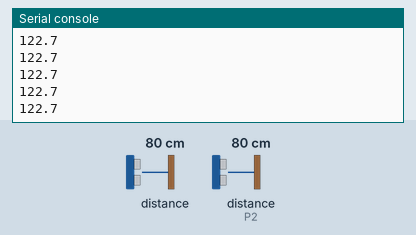
Simulated run of this program. Board: BBC micro:bit (MakeCode). Shown: the last lines printed to the serial console. The test bench sets the inputs (shaded band); at power-on: distance to the obstacle 80 cm, distance to the obstacle (sensor on P2) 80 cm. The echo pulse lasts 58.3 µs per cm.

Above: at 1.2 s.
1.3 s: distance to the obstacle (sensor 0) set to 2 cm
At 1.44 s:
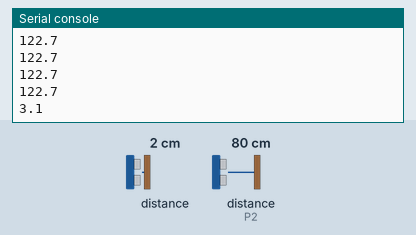
2.8 s: distance to the obstacle (sensor 0) set to 4 cm
At 2.86 s:
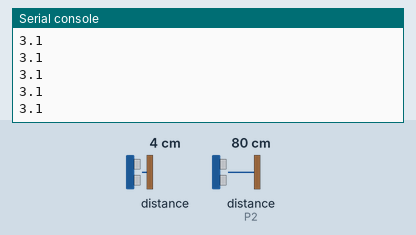
Timing chart, 0 to 5.8 s (numbered marks = the images above; inputs shaded):
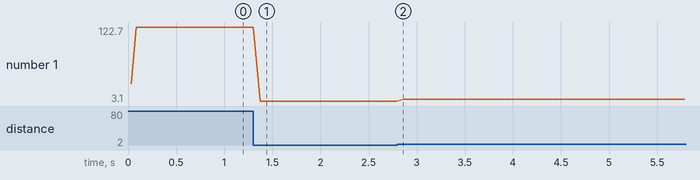

The program:

main.ts
```typescript
/**
 * Nifty Ultrasonic Ranger Blocks for both Grove UltrasonocRanger and HC-SR04
 * Available at both Microbit V1.5 and Microbit V2.0
 */
//% weight=90 color=#1eb0f0 icon="\u2972"
namespace NiftyUltrasonicRanger {
    let factor = 0
    let factorMicrobitV2 = 344 / 10000 / 2
    let factorMicrobitV1 = 1.53 * factorMicrobitV2 //correction
    let _trig: DigitalPin = 0
    let _echo: DigitalPin = 0
    /**
     * initialize Ultrasonic Ranger
     */
    //% blockId=initializeUltrasonicRanger
    //% block="initialize sensor trigerpin=$trig echopin=$echo"
    export function initializeUltrasonicRanger(trig: DigitalPin, echo: DigitalPin): void {
        _trig = trig
        _echo = echo
        factor = factorMicrobitV2
        if (isMicrobitV1()) factor = factorMicrobitV1
    }

    //% blockId=initializeUltrasonicRanger2
    //% block="initialize single pin sensor pin=$pin"
    export function initializeSinglePinUltrasonicRanger(pin: DigitalPin): void {
        _trig = pin
        _echo = pin
        factor = factorMicrobitV2
        if (isMicrobitV1()) factor = factorMicrobitV1
    }

    function isMicrobitV1(): boolean {
        let time0 = control.millis()
        let time1 = 0
        for (let index = 0; index < 10000; index++) {
            time1 = 0
        }
        time1 = control.millis()
        serial.writeLine(convertToText(time1 - time0))
        if (15 < time1 - time0) {
            return true
        } else {
            return false
        }
    }

    let oldRangeInCentimeters = 0
    /**
     * measure Range in cm
     */
    //% blockId="rangeincm"
    //% block="range in cm"
    export function measureincm(): number {
        let duration = 0
        let RangeInCentimeters = 0

        pins.digitalWritePin(_trig, 0)
        control.waitMicros(2)
        pins.digitalWritePin(_trig, 1)
        control.waitMicros(20)
        pins.digitalWritePin(_trig, 0)
        duration = pins.pulseIn(_echo, PulseValue.High, 50000) // Max duration 50 ms
        pins.digitalWritePin(_trig, 0)
        RangeInCentimeters = Math.round(duration * factor * 10) / 10

        basic.pause(50)
        return RangeInCentimeters
    }

}
```

test.ts
```typescript
NiftyUltrasonicRanger.initializeUltrasonicRanger(DigitalPin.P1, DigitalPin.P2)
basic.forever(function () {
    serial.writeLine(convertToText(NiftyUltrasonicRanger.measureincm()))
})
```

Measured:
- after the input at 1.3 s, the serial console: prints a new line after 0.07 s (image 1)
- plotted number 1: 122.7 → 3.1 after the input at 1.3 s, 3.1 → 6.1 after the input at 2.8 s
